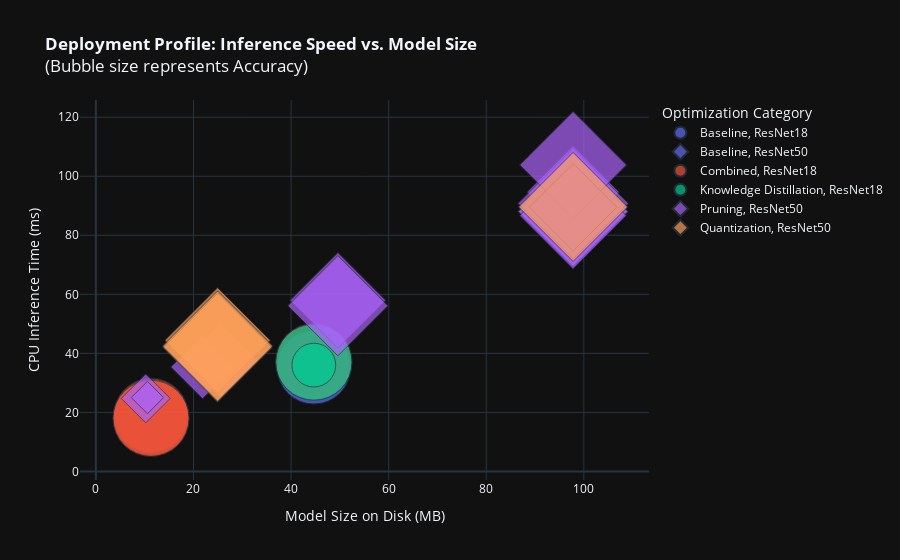

Notebook source saved alongside this figure:
### Code cell
# --- Idea 4: Speed vs. Size Bubble Chart ---
# (Add this code to your existing script after the data cleaning and NaN filling)

# We need to drop rows where inference time is NaN to plot them.
plot_df_speed = df.dropna(subset=['Inference_Time_ms_CPU', 'Model_Size_MB_Disk', 'Top_1_Acc_Percent']).copy()

speed_size_fig = px.scatter(
    plot_df_speed,
    x="Model_Size_MB_Disk",
    y="Inference_Time_ms_CPU",
    size="Top_1_Acc_Percent",
    color="Optimization_Category",
    symbol="Base_Model_Arch",
    hover_name="Experiment_ID",
    hover_data={
        "Top_1_Acc_Percent": ':.2f}%',
        "Model_Size_MB_Disk": ':.2f} MB',
        "Inference_Time_ms_CPU": ':.2f} ms'
    },
    size_max=60, # Increase max bubble size for better visual impact
    title="<b>Deployment Profile: Inference Speed vs. Model Size</b><br>(Bubble size represents Accuracy)",
    template="plotly_dark"
)

speed_size_fig.update_layout(
    xaxis_title="Model Size on Disk (MB)",
    yaxis_title="CPU Inference Time (ms)",
    legend_title="Optimization Category"
)
speed_size_fig.show()
speed_size_fig.write_html("speed_vs_size_profile.html")

### Figure 1 — Plotly figure (JSON) as saved in the notebook; plotly's stock layout.template omitted (floating-point values rounded to 4 significant figures)
{"data": [{"customdata": [[50.09]], "hovertemplate": "<b>%{hovertext}</b><br><br>Optimization_Category=Baseline<br>Base_Model_Arch=ResNet18<br>Model_Size_MB_Disk=%{x:.2f} MB}<br>Inference_Time_ms_CPU=%{y:.2f} ms}<br>Top_1_Acc_Percent=%{customdata[0]:.2f}%}<extra></extra>", "hovertext": ["resnet18_baseline"], "legendgroup": "Baseline, ResNet18", "marker": {"color": "#636efa", "size": [50.09], "sizemode": "area", "sizeref": 0.01846, "symbol": "circle"}, "mode": "markers", "name": "Baseline, ResNet18", "orientation": "v", "showlegend": true, "type": "scatter", "x": [44.67], "xaxis": "x", "y": [35.31], "yaxis": "y"}, {"customdata": [[64.95]], "hovertemplate": "<b>%{hovertext}</b><br><br>Optimization_Category=Baseline<br>Base_Model_Arch=ResNet50<br>Model_Size_MB_Disk=%{x:.2f} MB}<br>Inference_Time_ms_CPU=%{y:.2f} ms}<br>Top_1_Acc_Percent=%{customdata[0]:.2f}%}<extra></extra>", "hovertext": ["resnet50_baseline"], "legendgroup": "Baseline, ResNet50", "marker": {"color": "#636efa", "size": [64.95], "sizemode": "area", "sizeref": 0.01846, "symbol": "diamond"}, "mode": "markers", "name": "Baseline, ResNet50", "orientation": "v", "showlegend": true, "type": "scatter", "x": [97.8], "xaxis": "x", "y": [88.06], "yaxis": "y"}, {"customdata": [[53.68], [50.78], [53.35], [53.56]], "hovertemplate": "<b>%{hovertext}</b><br><br>Optimization_Category=Combined<br>Base_Model_Arch=ResNet18<br>Model_Size_MB_Disk=%{x:.2f} MB}<br>Inference_Time_ms_CPU=%{y:.2f} ms}<br>Top_1_Acc_Percent=%{customdata[0]:.2f}%}<extra></extra>", "hovertext": ["resnet18pretrained_distilled_quant_kmeans_256clusters_post", "resnet18pretrained_distilled_quant_ptq_int8_perchannel_post", "resnet18pretrained_distilled_quant_ptq_int8_pertensor_post", "resnet18pretrained_distilled_quant_qat_int8_epochs8"], "legendgroup": "Combined, ResNet18", "marker": {"color": "#EF553B", "size": [53.68, 50.78, 53.35, 53.56], "sizemode": "area", "sizeref": 0.01846, "symbol": "circle"}, "mode": "markers", "name": "Combined, ResNet18", "orientation": "v", "showlegend": true, "type": "scatter", "x": [44.67, 11.3, 11.3, 11.3], "xaxis": "x", "y": [37.23, 19.02, 18.32, 17.97], "yaxis": "y"}, {"customdata": [[53.81], [17.64]], "hovertemplate": "<b>%{hovertext}</b><br><br>Optimization_Category=Knowledge Distillation<br>Base_Model_Arch=ResNet18<br>Model_Size_MB_Disk=%{x:.2f} MB}<br>Inference_Time_ms_CPU=%{y:.2f} ms}<br>Top_1_Acc_Percent=%{customdata[0]:.2f}%}<extra></extra>", "hovertext": ["resnet50_to_resnet18pretrained_kd", "resnet50_to_resnet18scratch_kd"], "legendgroup": "Knowledge Distillation, ResNet18", "marker": {"color": "#00cc96", "size": [53.81, 17.64], "sizemode": "area", "sizeref": 0.01846, "symbol": "circle"}, "mode": "markers", "name": "Knowledge Distillation, ResNet18", "orientation": "v", "showlegend": true, "type": "scatter", "x": [44.67, 44.67], "xaxis": "x", "y": [37.01, 36.03], "yaxis": "y"}, {"customdata": [[64.26], [49.94], [29.82], [13.08], [54.78], [22.07], [5.71], [66.06], [61.95], [46.5], [66.45], [62.4], [41.83]], "hovertemplate": "<b>%{hovertext}</b><br><br>Optimization_Category=Pruning<br>Base_Model_Arch=ResNet50<br>Model_Size_MB_Disk=%{x:.2f} MB}<br>Inference_Time_ms_CPU=%{y:.2f} ms}<br>Top_1_Acc_Percent=%{customdata[0]:.2f}%}<extra></extra>", "hovertext": ["resnet50_prune_nm24_ft", "resnet50_prune_struct_it_l1filter_stage1_approx_sp50_ft", "resnet50_prune_struct_it_l1filter_stage2_approx_sp75_ft", "resnet50_prune_struct_it_l1filter_stage3_approx_sp90_ft", "resnet50_prune_struct_os_l1filter_fp30_ft", "resnet50_prune_struct_os_l1filter_fp55_ft", "resnet50_prune_struct_os_l1filter_fp70_ft", "resnet50_prune_unstruct_it_l1_stage1_sp50_ft", "resnet50_prune_unstruct_it_l1_stage2_sp75_ft", "resnet50_prune_unstruct_it_l1_stage3_sp90_ft", "resnet50_prune_unstruct_os_l1_sp50_ft", "resnet50_prune_unstruct_os_l1_sp75_ft", "resnet50_prune_unstruct_os_l1_sp90_ft"], "legendgroup": "Pruning, ResNet50", "marker": {"color": "#ab63fa", "size": [64.26, 49.94, 29.82, 13.08, 54.78, 22.07, 5.71, 66.06, 61.95, 46.5, 66.45, 62.4, 41.83], "sizemode": "area", "sizeref": 0.01846, "symbol": "diamond"}, "mode": "markers", "name": "Pruning, ResNet50", "orientation": "v", "showlegend": true, "type": "scatter", "x": [97.8, 49.6, 25.49, 10.21, 49.6, 21.86, 10.56, 97.79, 97.79, 97.8, 97.8, 97.8, 97.8], "xaxis": "x", "y": [89.33, 57.96, 37.59, 24.75, 56.13, 35.38, 25.03, 88.04, 86.66, 94.62, 90.8, 103.8, 89.5], "yaxis": "y"}, {"customdata": [[64.92], [60.69], [64.98], [66.35]], "hovertemplate": "<b>%{hovertext}</b><br><br>Optimization_Category=Quantization<br>Base_Model_Arch=ResNet50<br>Model_Size_MB_Disk=%{x:.2f} MB}<br>Inference_Time_ms_CPU=%{y:.2f} ms}<br>Top_1_Acc_Percent=%{customdata[0]:.2f}%}<extra></extra>", "hovertext": ["resnet50_quant_kmeans_256clusters_post", "resnet50_quant_ptq_int8_perchannel_post", "resnet50_quant_ptq_int8_pertensor_post", "resnet50_quant_qat_int8_epochs8"], "legendgroup": "Quantization, ResNet50", "marker": {"color": "#FFA15A", "size": [64.92, 60.69, 64.98, 66.35], "sizemode": "area", "sizeref": 0.01846, "symbol": "diamond"}, "mode": "markers", "name": "Quantization, ResNet50", "orientation": "v", "showlegend": true, "type": "scatter", "x": [97.8, 24.94, 24.94, 24.94], "xaxis": "x", "y": [89.62, 44.42, 41.94, 42.47], "yaxis": "y"}], "layout": {"legend": {"itemsizing": "constant", "title": {"text": "Optimization Category"}, "tracegroupgap": 0}, "title": {"text": "<b>Deployment Profile: Inference Speed vs. Model Size</b><br>(Bubble size represents Accuracy)"}, "xaxis": {"anchor": "y", "domain": [0, 1], "title": {"text": "Model Size on Disk (MB)"}}, "yaxis": {"anchor": "x", "domain": [0, 1], "title": {"text": "CPU Inference Time (ms)"}}}}
